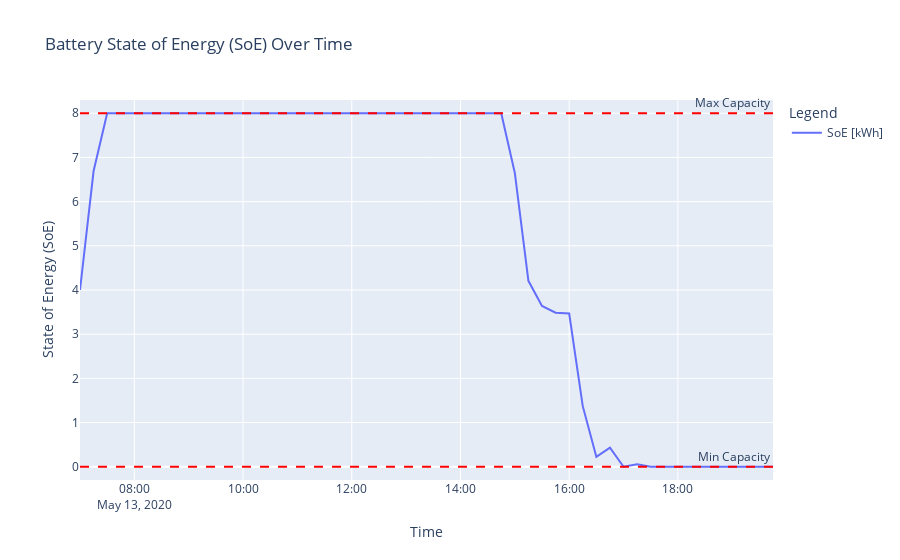

Here is the notebook cell this chart was saved with:
### Code cell
ev2.plot_battery_soe(max_soe=8.0)

### Figure 1 — Plotly figure (JSON) as saved in the notebook; plotly's stock layout.template omitted (floating-point values rounded to 4 significant figures)
{"data": [{"mode": "lines", "name": "SoE [kWh]", "type": "scatter", "x": ["2020-05-13T07:00:00+00:00", "2020-05-13T07:15:00+00:00", "2020-05-13T07:30:00+00:00", "2020-05-13T07:45:00+00:00", "2020-05-13T08:00:00+00:00", "2020-05-13T08:15:00+00:00", "2020-05-13T08:30:00+00:00", "2020-05-13T08:45:00+00:00", "2020-05-13T09:00:00+00:00", "2020-05-13T09:15:00+00:00", "2020-05-13T09:30:00+00:00", "2020-05-13T09:45:00+00:00", "2020-05-13T10:00:00+00:00", "2020-05-13T10:15:00+00:00", "2020-05-13T10:30:00+00:00", "2020-05-13T10:45:00+00:00", "2020-05-13T11:00:00+00:00", "2020-05-13T11:15:00+00:00", "2020-05-13T11:30:00+00:00", "2020-05-13T11:45:00+00:00", "2020-05-13T12:00:00+00:00", "2020-05-13T12:15:00+00:00", "2020-05-13T12:30:00+00:00", "2020-05-13T12:45:00+00:00", "2020-05-13T13:00:00+00:00", "2020-05-13T13:15:00+00:00", "2020-05-13T13:30:00+00:00", "2020-05-13T13:45:00+00:00", "2020-05-13T14:00:00+00:00", "2020-05-13T14:15:00+00:00", "2020-05-13T14:30:00+00:00", "2020-05-13T14:45:00+00:00", "2020-05-13T15:00:00+00:00", "2020-05-13T15:15:00+00:00", "2020-05-13T15:30:00+00:00", "2020-05-13T15:45:00+00:00", "2020-05-13T16:00:00+00:00", "2020-05-13T16:15:00+00:00", "2020-05-13T16:30:00+00:00", "2020-05-13T16:45:00+00:00", "2020-05-13T17:00:00+00:00", "2020-05-13T17:15:00+00:00", "2020-05-13T17:30:00+00:00", "2020-05-13T17:45:00+00:00", "2020-05-13T18:00:00+00:00", "2020-05-13T18:15:00+00:00", "2020-05-13T18:30:00+00:00", "2020-05-13T18:45:00+00:00", "2020-05-13T19:00:00+00:00", "2020-05-13T19:15:00+00:00", "2020-05-13T19:30:00+00:00", "2020-05-13T19:45:00+00:00"], "y": [4.0, 6.692, 8.0, 8.0, 8.0, 8.0, 8.0, 8.0, 8.0, 8.0, 8.0, 8.0, 8.0, 8.0, 8.0, 8.0, 8.0, 8.0, 8.0, 8.0, 8.0, 8.0, 8.0, 8.0, 8.0, 8.0, 8.0, 8.0, 8.0, 8.0, 8.0, 8.0, 6.649, 4.208, 3.639, 3.486, 3.469, 1.372, 0.2244, 0.4311, 0.0, 0.0557, 0.0, 0.0, 0.0, 0.0, 0.0, 0.0, 0.0, 0.0, 0.0, 0.0]}], "layout": {"annotations": [{"showarrow": false, "text": "Min Capacity", "x": 1, "xanchor": "right", "xref": "x domain", "y": 0, "yanchor": "bottom", "yref": "y"}, {"showarrow": false, "text": "Max Capacity", "x": 1, "xanchor": "right", "xref": "x domain", "y": 8, "yanchor": "bottom", "yref": "y"}], "legend": {"title": {"text": "Legend"}}, "shapes": [{"line": {"color": "red", "dash": "dash"}, "type": "line", "x0": 0, "x1": 1, "xref": "x domain", "y0": 0, "y1": 0, "yref": "y"}, {"line": {"color": "red", "dash": "dash"}, "type": "line", "x0": 0, "x1": 1, "xref": "x domain", "y0": 8, "y1": 8, "yref": "y"}], "showlegend": true, "title": {"text": "Battery State of Energy (SoE) Over Time"}, "xaxis": {"title": {"text": "Time"}}, "yaxis": {"range": [-0.3, 8.3], "title": {"text": "State of Energy (SoE)"}}}}
